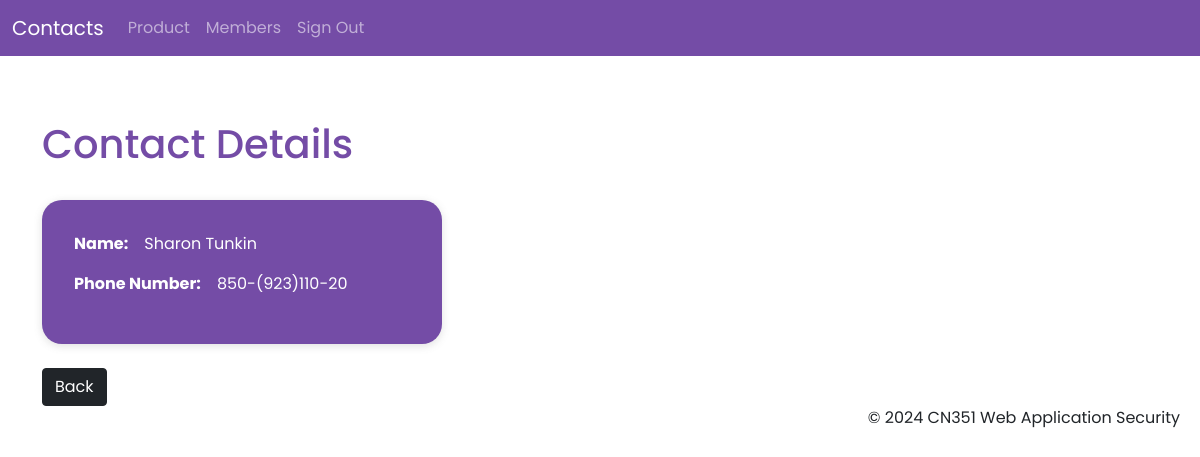
Page /contact/view/10 (signed in) on the committed database.
### database/models.py (models this page shows, shortened)
class Contact(models.Model):
    added_by = models.ForeignKey(
        User, on_delete=models.CASCADE, related_name='added_by')
    first_name = models.CharField(max_length=64)
    last_name = models.CharField(max_length=64)
    phone_number = models.CharField(max_length=15)

### database/views.py (the view)
# urls.py: path('contact/view/<int:id>', views.view_contact, name='view_contact'),
@login_required
def view_contact(request, id):
    contact = Contact.objects.get(id=id)
    data = {'contact': contact}
    return render(request, 'view_contact.html', data)

### templates/view_contact.html
{% extends 'base.html' %}
{% load static %}
{% block body %}
<div class="container view">
    <div class="header view">
        <h3>Contact Details</h3>
    </div>
    <br>
    <div class="contact-details">
        <div class="row">
            <div class="d-flex">
                <strong>Name:</strong>
                <p>{{ contact.first_name }} {{ contact.last_name }}</p>
            </div>
            <div class="d-flex">
                <strong>Phone Number:</strong>
                <p>{{ contact.phone_number }}</p>
            </div>
        </div>
    </div>
    <br>
    <a href="{% url 'index' %}" class="btn btn-dark">Back</a>
</div>
{% endblock %}

### static/css/style.css (style rules this page uses)
* { margin: 0; padding: 0; font-family: 'Poppins', Arial, sans-serif; }
h3 { font-size: 40px; color:#744ca6 }
a { text-decoration: none; color: white; }
.view { margin-top: 4rem; color: white; }
.contact-details { width: 400px; padding: 2rem; border-radius: 20px; box-shadow: rgba(99, 99, 99, 0.2) 0px 2px 8px 0px; background-color: #744ca6; }
.contact-details p { margin-left: 1rem; color: white; }

### rows in the picture
Contact: first_name "Sharon", last_name "Tunkin", phone_number "850-(923)110-20"
